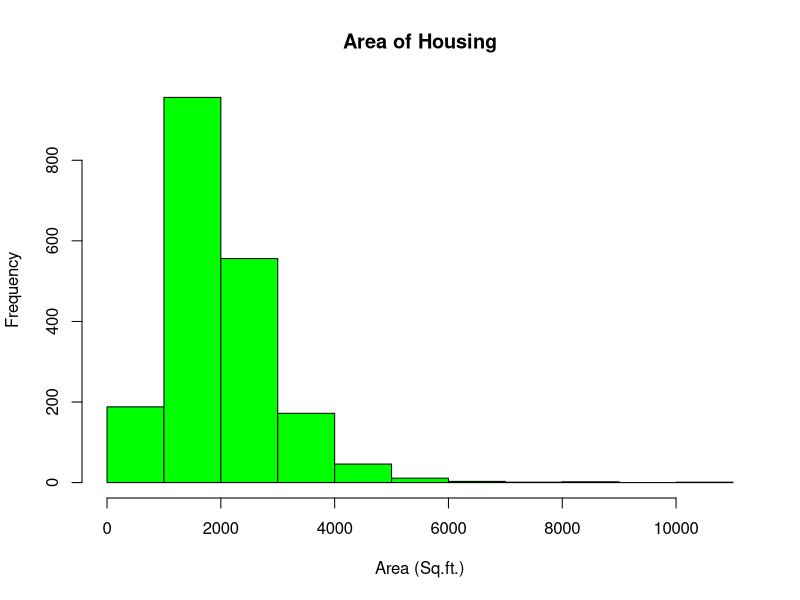
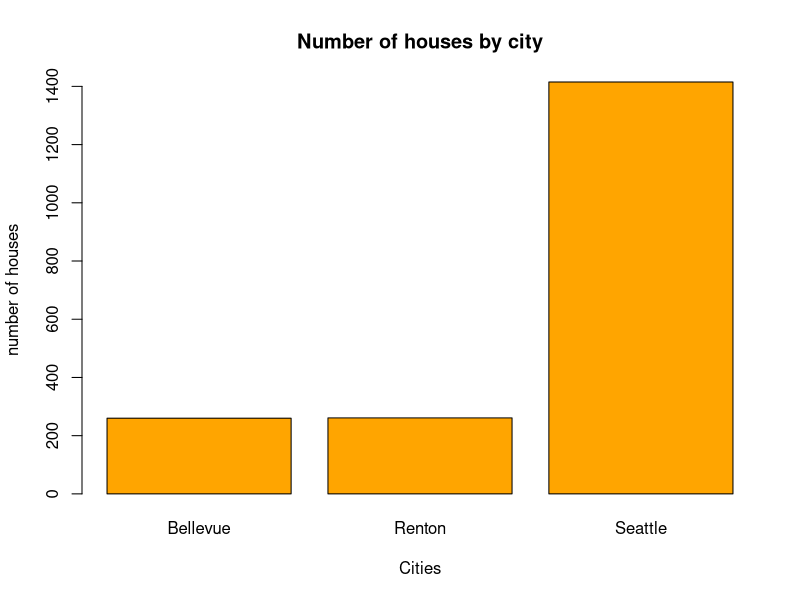

R code for these plots, in order:
## ---- chunk 1
housing <- read.csv("housing.csv", na.strings = c("NA", ""))
colnames(housing)
head(housing)
## ---- chunk 2
str(housing)
## ---- chunk 3
dim(housing)
## ---- chunk 4
sum(is.na(housing$price))
## ---- chunk 5
sum(is.na(housing$area_sqft))
area <- housing$area_sqft
## ---- chunk 6
mean(area, na.rm=TRUE)
sd(area, na.rm=TRUE)
## ---- chunk 7
hist(area,
     main = "Area of Housing",
     xlab = "Area (Sq.ft.)",
     col = "green"
     )
## ---- chunk 8
sum(is.na(housing$city))
city <- housing$city
city_count <- table(city)
city_count
## ---- chunk 9
barplot(city_count,
        main = "Number of houses by city",
        xlab = "Cities",
        ylab = "number of houses",
        col = "orange"
)
## ---- chunk 10
aggregate(housing$price,
          by = list(group = housing$city),
          FUN = mean, na.rm = TRUE
)
